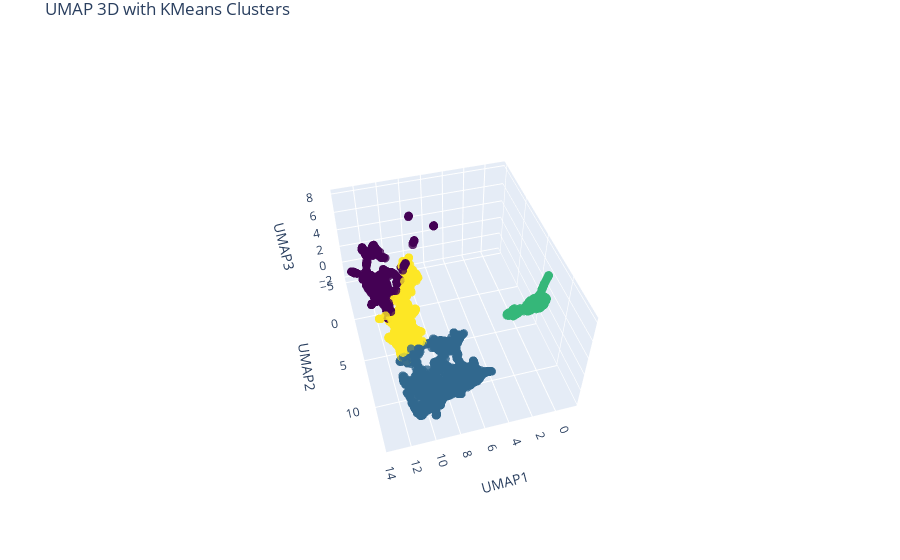

The code cell stored with this chart in its notebook:
### Code cell
import plotly.graph_objs as go
import pandas as pd
import numpy as np

# Ejemplo de dataframe (simulado)
# Asegúrate de que df ya tenga estas columnas
# df = pd.DataFrame({
#     'UMAP1': np.random.rand(100),
#     'UMAP2': np.random.rand(100),
#     'UMAP3': np.random.rand(100),
#     'Cluster': np.random.randint(0, 3, 100)
# })

# Crear figura base
fig = go.Figure(
    data=[go.Scatter3d(
        x=df["UMAP1"],
        y=df["UMAP2"],
        z=df["UMAP3"],
        mode='markers',
        marker=dict(
            size=3,
            color=df["Cluster"],  # Numérico
            colorscale='Viridis',
            opacity=0.8
        ),
        text=df["Cluster"].astype(str),
    )]
)

# Configuración general
fig.update_layout(
    scene=dict(
        xaxis_title='UMAP1',
        yaxis_title='UMAP2',
        zaxis_title='UMAP3'
    ),
    title="UMAP 3D with KMeans Clusters",
    margin=dict(l=0, r=0, b=0, t=30),
)

# No se agregan los frames ni la animación de rotación

fig.show()

# Guardar la figura
fig.write_html(r"../docs/umap_3d_plot_no_rotate.html")

### Figure 1 — Plotly figure (JSON) as saved in the notebook; plotly's stock layout.template omitted (floating-point values rounded to 4 significant figures; data arrays with more than 128 entries replaced by an {"elided": "..."} marker saying what was removed)
{"data": [{"marker": {"color": {"elided": "5029 int values"}, "colorscale": [[0, "#440154"], [0.1111, "#482878"], [0.2222, "#3e4989"], [0.3333, "#31688e"], [0.4444, "#26828e"], [0.5556, "#1f9e89"], [0.6667, "#35b779"], [0.7778, "#6ece58"], [0.8889, "#b5de2b"], [1, "#fde725"]], "opacity": 0.8, "size": 3}, "mode": "markers", "text": {"elided": "5029 str values"}, "type": "scatter3d", "x": {"elided": "5029 float values"}, "y": {"elided": "5029 float values"}, "z": {"elided": "5029 float values"}}], "layout": {"autosize": true, "margin": {"b": 0, "l": 0, "r": 0, "t": 30}, "scene": {"aspectmode": "auto", "aspectratio": {"x": 1.06, "y": 1.328, "z": 0.7106}, "camera": {"center": {"x": 0, "y": 0, "z": 0}, "eye": {"x": 0.6765, "y": 2.404, "z": 2.561}, "projection": {"type": "perspective"}, "up": {"x": 0, "y": 0, "z": 1}}, "xaxis": {"title": {"text": "UMAP1"}, "type": "linear"}, "yaxis": {"title": {"text": "UMAP2"}, "type": "linear"}, "zaxis": {"title": {"text": "UMAP3"}, "type": "linear"}}, "title": {"text": "UMAP 3D with KMeans Clusters"}}}
